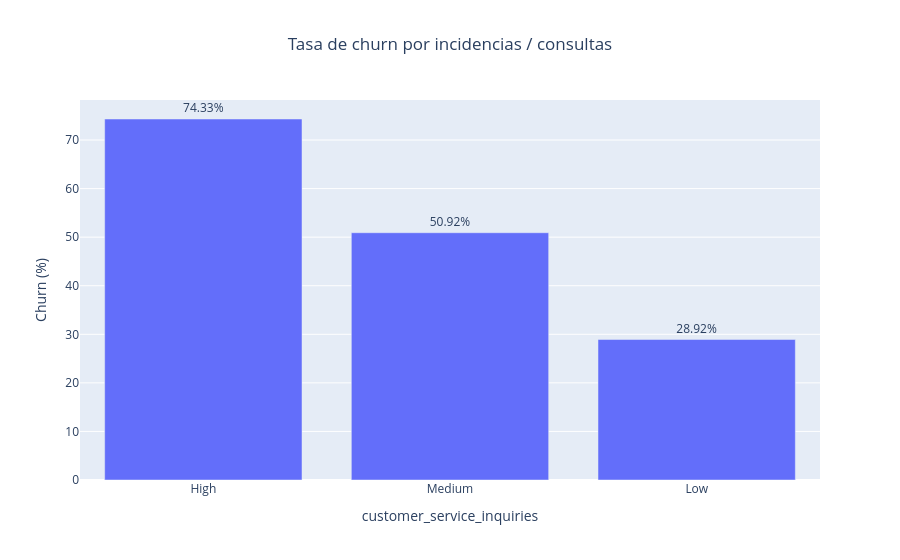

Source (notebook cell):
### Markdown cell above
### 5.2 Fricción del usuario

`customer_service_inquiries` captura muy bien una dimensión de fricción o mala experiencia de usuario.

### Code cell
cs_table = plot_churn_by_category(df, "customer_service_inquiries", title="Tasa de churn por incidencias / consultas")
cs_table

### Figure 1 — Plotly figure (JSON) as saved in the notebook; plotly's stock layout.template omitted (floating-point values rounded to 4 significant figures)
{"data": [{"hovertemplate": "customer_service_inquiries=%{x}<br>churn_pct=%{text}<extra></extra>", "legendgroup": "", "marker": {"color": "#636efa", "pattern": {"shape": ""}}, "name": "", "orientation": "v", "showlegend": false, "text": [74.33, 50.92, 28.92], "textposition": "outside", "texttemplate": "%{text:.2f}%", "type": "bar", "x": ["High", "Medium", "Low"], "xaxis": "x", "y": [74.33, 50.92, 28.92], "yaxis": "y"}], "layout": {"barmode": "relative", "legend": {"tracegroupgap": 0}, "title": {"text": "Tasa de churn por incidencias / consultas", "x": 0.5}, "xaxis": {"anchor": "y", "domain": [0, 1], "title": {"text": "customer_service_inquiries"}}, "yaxis": {"anchor": "x", "domain": [0, 1], "title": {"text": "Churn (%)"}}}}
